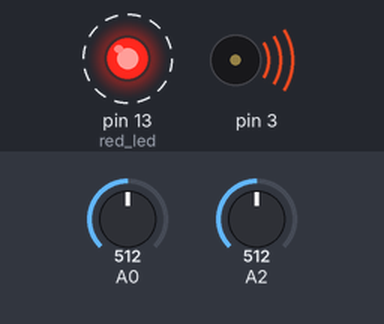
A sketch run on a simulated Arduino Uno, built with avr-gcc and run on an emulated ATmega328P. Shown: output pins drawn as LEDs (lit = HIGH), buzzer (waves = sounding). Dashed ring = blinking. Inputs (shaded band) come from the test bench; at power-on: A0 = 512, A2 = 512. Pins used as bus, display or sensor lines are not drawn; what the sketch prints to the serial monitor is not drawn.

Above: at 0.13 s.
Timing chart, 0 to 3.0 s (numbered marks = the images above):
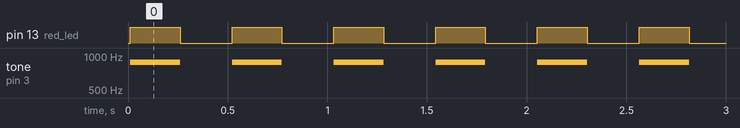

Measured:
- by itself, pin 13 (red_led): alternates HIGH for 0.25 s and LOW for 0.26 s
- by itself, tone on pin 3: alternates 880 Hz for 0.25 s and silent for 0.26 s

The sketch:

homeSafetySensor.ino
```cpp
//VARIBABLES==========================================
int fireHZ = 880;
int gasHZ = 440;
int speakerHZ;

int flmVal;
int gasVal;

bool emergency = false;


//HELPER FUNCTIONS====================================
void emergencyProtocol(){
  if(emergency){
    digitalWrite(13, HIGH);
    tone(3, speakerHZ, 500);
  } else {
    turnOff();
  }
}

void turnOff(){
  digitalWrite(13, LOW);
  noTone(3);
}

void gatherData(){
  digitalWrite(6, HIGH);
  digitalWrite(7, HIGH);

  gasVal = analogRead(A2);
  flmVal = analogRead(A0);

  delay(10);
  digitalWrite(6, LOW);
  digitalWrite(7, LOW);
}

//SETUP===============================================

void setup() {
  Serial.begin(9600);

  pinMode(13, OUTPUT); // red led

  pinMode(6, OUTPUT); // gas sensor
  pinMode(7, OUTPUT); // flame sensor

}

void loop() {
  //turning on/off
  gatherData();

  Serial.print("Gas Sensor:");
  Serial.print(gasVal);
  Serial.print(" Flame Sensor: ");
  Serial.println(flmVal);

  if(digitalRead(1) == HIGH){
    emergency = true;
  } else{
    emergency = false;
  }

  //code for gas sensor
  if(gasVal > 10){
    emergency = true;
    speakerHZ = gasHZ;
  }


  //code for flame sensor
  if(flmVal > 500){
    emergency = true;
    speakerHZ = fireHZ;
  }


  if(flmVal <=500 && gasVal <= 10){
    emergency = false;
  }


  emergencyProtocol();
  delay(250);
  turnOff();
  delay(250);
}
```
